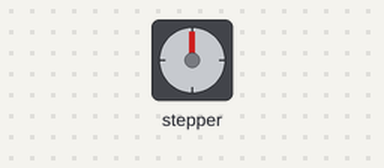
This sketch was run on a simulated Arduino Uno, built with avr-gcc and run on an emulated ATmega328P. On the bench: stepper motor. Stepper angles assume 4096 steps per turn.

Above: at 0.15 s.
At 10.06 s:
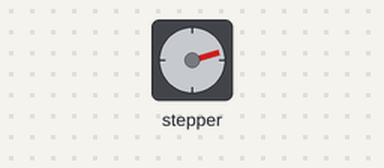
At 19.97 s:
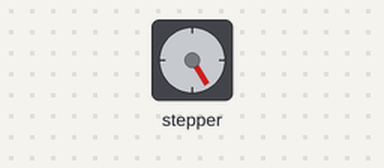
At 39.8 s:
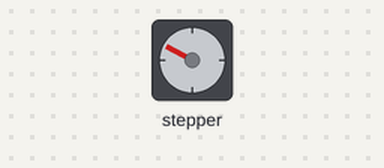
Timing chart, 0 to 40.0 s (numbered marks = the images above):
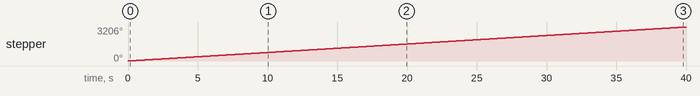

Measured:
- by itself, stepper: keeps turning clockwise at about 80°/s

The sketch:

Stepper_granulato.ino
```cpp
//Includi libreria per stepper corretta
#include <AccelStepper.h>
//Definisci costante indicante quanti step ha il motore
#define HALFSTEP 8

// Definisco i pin che manderanno impulso allo stepper
#define motorPin1  2     // IN4 on the ULN2003 driver 1
#define motorPin2  3    // IN3 on the ULN2003 driver 1
#define motorPin3  4     // IN2 on the ULN2003 driver 1
#define motorPin4  5     // IN1 on the ULN2003 driver 1

// Dichiaro lo stepper che chiamo granulato e assegno i pin IN1-IN3-IN2-IN4 al driver 28BYJ-48
AccelStepper granulato(HALFSTEP, motorPin1, motorPin2, motorPin3, motorPin4);

//variabile posizione 0
int casa = 0;
//variabile posizione dove inizia a cadere il granulato (30000 = 7 giri) max 32767 sullo stepper elegoo
int locversare=-5000;


void setup() {
  //Set della velocità massima
  granulato.setMaxSpeed(1000.0);
  //Set dell'accelerazione massima
  granulato.setAcceleration(1000.0);
  //Set della velocità che userò
  granulato.setSpeed(1000);
//Inizio comunicazione seriale
  Serial.begin(9600);

  }

void loop()

{
  //finché la posizione dello stepper non è in posizione di versamento
granulato.runSpeed();


}
```
